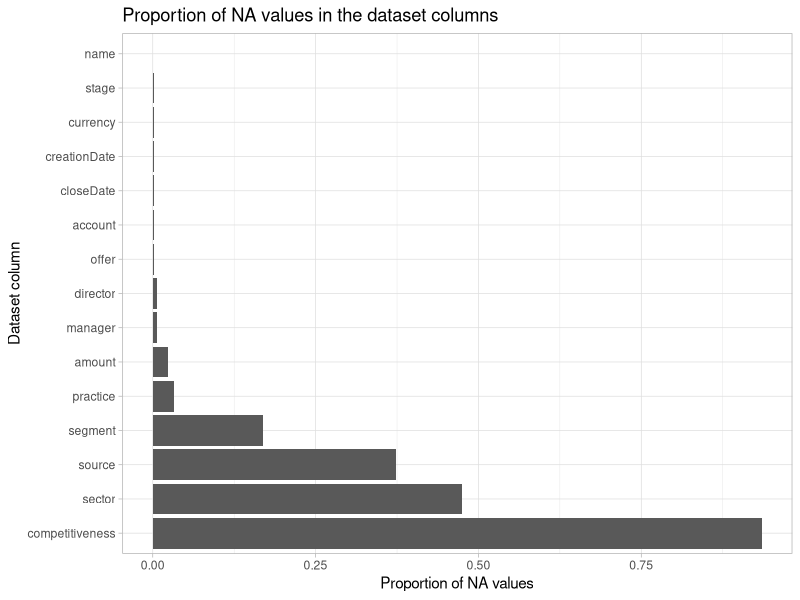

Reproduce this figure in R.
## ---- chunk 1
library(tidyverse)
library(dplyr)
library(lubridate)
library(ggthemes)
library(tibble)
library(caret)

# Read the dataset
# Change to de identified dataset: "data/data.csv"
proposals <- read_csv("data/data_real.csv", col_names = TRUE)

## ---- chunk 2
summary(proposals) # show structure of data
## ---- chunk 3
# Rename columns to increase readibility and facilitate analysis
proposals <- proposals %>%
  rename(
    name = `Opportunity Name`,
    account = `Account Name`,
    stage = Stage,
    currency = `Amount Currency`,
    amount = Amount,
    practice = `Primary Practice`,
    offer = `Business Offer`,
    sector = Sector,
    director = `Proposal director`,
    manager = `Proposal manager`,
    source = Source,
    competitiveness = `Competitive or sole sourced (compulsory)`,
    amount = Amount,
    segment = Segment,
    creationDate = `Created Date`,
    closeDate = `Close Date`
  )

proposals$amount <- as.double(proposals$amount)
proposals$creationDate <- as.Date(proposals$creationDate, "%d/%m/%y")
proposals$closeDate <- as.Date(proposals$closeDate, "%d/%m/%y")

## ---- chunk 4
# Step 1: create a tibble with column names and proportions of NA values per column
n <- nrow(proposals) # number of rows in dataset
sumNAbefore <- tibble(colSums(is.na(proposals)/n)) # proportions of NA values per column
sumNAbefore <- cbind(colnames(proposals), sumNAbefore) # concatenate the vectors
names(sumNAbefore) <- c("feature", "proportion") # rename the columns to human readible

# plot NA proportions
sumNAbefore %>% ggplot(aes(reorder(feature, -proportion), proportion)) +
  geom_bar(stat = "Identity") +
  coord_flip() +
  xlab("Dataset column") +
  ylab("Proportion of NA values") +
  ggtitle("Proportion of NA values in the dataset columns") +
  theme_light()

## ---- chunk 5
# Step 2: transform the NA values
# 2a. drop the competitiveness column. It's too broken to be useful
proposals <- proposals %>% select(-competitiveness)

# 2b:  drop offer NA values as they only represent 2 observations
proposals <- proposals %>% filter(!is.na(offer)) # remove the offending observations

# 2c: replace amount values with average amounts for 
proposals[is.na(proposals$amount),]
nrow(proposals[is.na(proposals$amount),])
# 75 observations are returned. If other columsn don't feature too many NA values, we can substitute NAs
# with group means for account/stage/practice/offer/sector if possible
# TODO: fix amounts with group means through some method
# the following is a tempory fix - set the amount to the overall mean for amount

amounts <- as.double(proposals$amount[!is.na(proposals$amount)])
avg_amount <- mean(amounts[amounts > 999]) # calculate overall avg with values greater than 999
proposals$amount[is.na(proposals$amount)] <- avg_amount # replace NAs with avg amount
proposals$amount[proposals$amount <= 999] <- avg_amount # replace amounts < 999 with avg_amount
rm(amounts, avg_amount)

# Step 3. split name column into name and description. We don't need to reference number
proposals$account <-proposals$name %>% str_extract("^[A-Z]{3}") # 3 letter identifyer of opportunity
proposals$description <-sub("^[A-Z]{3}\\s\\d{4}\\s*[-]*\\s*", "", proposals$name) # name of opportunity
proposals <- proposals %>% select(-name) # name column now redundant. Can be dropped

